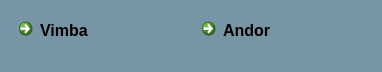
<?xml version="1.0" encoding="UTF-8"?>
<ui version="4.0">
 <class>dialog_select_camera</class>
 <widget class="QDialog" name="dialog_select_camera">
  <property name="geometry">
   <rect>
    <x>0</x>
    <y>0</y>
    <width>382</width>
    <height>72</height>
   </rect>
  </property>
  <property name="windowTitle">
   <string>Select camera</string>
  </property>
  <property name="windowIcon">
   <iconset resource="resource/icon_resource.qrc">
    <normaloff>:/icon/icon/baseline_search_black_24dp.png</normaloff>:/icon/icon/baseline_search_black_24dp.png</iconset>
  </property>
  <property name="styleSheet">
   <string notr="true">background-color: rgb(120, 149, 165);</string>
  </property>
  <layout class="QHBoxLayout" name="horizontalLayout">
   <item>
    <widget class="QCommandLinkButton" name="command_link_button_vimba">
     <property name="palette">
      <palette>
       <active>
        <colorrole role="Button">
         <brush brushstyle="SolidPattern">
          <color alpha="255">
           <red>120</red>
           <green>149</green>
           <blue>165</blue>
          </color>
         </brush>
        </colorrole>
        <colorrole role="Base">
         <brush brushstyle="SolidPattern">
          <color alpha="255">
           <red>120</red>
           <green>149</green>
           <blue>165</blue>
          </color>
         </brush>
        </colorrole>
        <colorrole role="Window">
         <brush brushstyle="SolidPattern">
          <color alpha="255">
           <red>120</red>
           <green>149</green>
           <blue>165</blue>
          </color>
         </brush>
        </colorrole>
       </active>
       <inactive>
        <colorrole role="Button">
         <brush brushstyle="SolidPattern">
          <color alpha="255">
           <red>120</red>
           <green>149</green>
           <blue>165</blue>
          </color>
         </brush>
        </colorrole>
        <colorrole role="Base">
         <brush brushstyle="SolidPattern">
          <color alpha="255">
           <red>120</red>
           <green>149</green>
           <blue>165</blue>
          </color>
         </brush>
        </colorrole>
        <colorrole role="Window">
         <brush brushstyle="SolidPattern">
          <color alpha="255">
           <red>120</red>
           <green>149</green>
           <blue>165</blue>
          </color>
         </brush>
        </colorrole>
       </inactive>
       <disabled>
        <colorrole role="Button">
         <brush brushstyle="SolidPattern">
          <color alpha="255">
           <red>120</red>
           <green>149</green>
           <blue>165</blue>
          </color>
         </brush>
        </colorrole>
        <colorrole role="Base">
         <brush brushstyle="SolidPattern">
          <color alpha="255">
           <red>120</red>
           <green>149</green>
           <blue>165</blue>
          </color>
         </brush>
        </colorrole>
        <colorrole role="Window">
         <brush brushstyle="SolidPattern">
          <color alpha="255">
           <red>120</red>
           <green>149</green>
           <blue>165</blue>
          </color>
         </brush>
        </colorrole>
       </disabled>
      </palette>
     </property>
     <property name="font">
      <font>
       <family>Segoe UI</family>
       <pointsize>12</pointsize>
      </font>
     </property>
     <property name="focusPolicy">
      <enum>Qt::NoFocus</enum>
     </property>
     <property name="text">
      <string>Vimba</string>
     </property>
     <property name="autoRepeat">
      <bool>false</bool>
     </property>
    </widget>
   </item>
   <item>
    <widget class="QCommandLinkButton" name="command_link_button_andor">
     <property name="font">
      <font>
       <family>Segoe UI</family>
       <pointsize>12</pointsize>
      </font>
     </property>
     <property name="focusPolicy">
      <enum>Qt::NoFocus</enum>
     </property>
     <property name="text">
      <string>Andor</string>
     </property>
    </widget>
   </item>
  </layout>
 </widget>
 <resources>
  <include location="resource/icon_resource.qrc"/>
 </resources>
 <connections/>
</ui>
